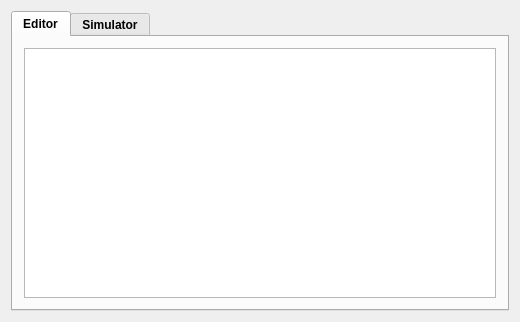
<?xml version="1.0" encoding="UTF-8"?>
<ui version="4.0">
 <class>MainWindow</class>
 <widget class="QMainWindow" name="MainWindow">
  <property name="geometry">
   <rect>
    <x>0</x>
    <y>0</y>
    <width>520</width>
    <height>322</height>
   </rect>
  </property>
  <property name="windowTitle">
   <string>MainWindow</string>
  </property>
  <widget class="QWidget" name="centralWidget">
   <layout class="QVBoxLayout" name="verticalLayout_2">
    <item>
     <widget class="QTabWidget" name="Tab">
      <property name="font">
       <font>
        <weight>75</weight>
        <bold>true</bold>
       </font>
      </property>
      <property name="currentIndex">
       <number>0</number>
      </property>
      <widget class="QWidget" name="Editor">
       <property name="font">
        <font>
         <weight>50</weight>
         <bold>false</bold>
        </font>
       </property>
       <attribute name="title">
        <string>Editor</string>
       </attribute>
       <layout class="QVBoxLayout" name="verticalLayout_4">
        <item>
         <layout class="QVBoxLayout" name="verticalLayout_3">
          <item>
           <widget class="QTextEdit" name="textEdit">
            <property name="font">
             <font>
              <pointsize>16</pointsize>
             </font>
            </property>
            <property name="html">
             <string>&lt;!DOCTYPE HTML PUBLIC &quot;-//W3C//DTD HTML 4.0//EN&quot; &quot;http://www.w3.org/TR/REC-html40/strict.dtd&quot;&gt;
&lt;html&gt;&lt;head&gt;&lt;meta name=&quot;qrichtext&quot; content=&quot;1&quot; /&gt;&lt;style type=&quot;text/css&quot;&gt;
p, li { white-space: pre-wrap; }
&lt;/style&gt;&lt;/head&gt;&lt;body style=&quot; font-family:'MS Shell Dlg 2'; font-size:16pt; font-weight:400; font-style:normal;&quot;&gt;
&lt;p style=&quot;-qt-paragraph-type:empty; margin-top:0px; margin-bottom:0px; margin-left:0px; margin-right:0px; -qt-block-indent:0; text-indent:0px; font-size:15pt;&quot;&gt;&lt;br /&gt;&lt;/p&gt;&lt;/body&gt;&lt;/html&gt;</string>
            </property>
           </widget>
          </item>
         </layout>
        </item>
       </layout>
      </widget>
      <widget class="QWidget" name="Simulator">
       <property name="enabled">
        <bool>true</bool>
       </property>
       <property name="mouseTracking">
        <bool>true</bool>
       </property>
       <property name="tabletTracking">
        <bool>true</bool>
       </property>
       <attribute name="title">
        <string>Simulator</string>
       </attribute>
       <layout class="QGridLayout" name="gridLayout_2">
        <item row="0" column="1">
         <widget class="QPushButton" name="pushButton_step">
          <property name="sizePolicy">
           <sizepolicy hsizetype="Expanding" vsizetype="Fixed">
            <horstretch>0</horstretch>
            <verstretch>0</verstretch>
           </sizepolicy>
          </property>
          <property name="font">
           <font>
            <weight>75</weight>
            <bold>true</bold>
           </font>
          </property>
          <property name="mouseTracking">
           <bool>true</bool>
          </property>
          <property name="text">
           <string>Stack-data trace</string>
          </property>
         </widget>
        </item>
        <item row="1" column="1" rowspan="2">
         <widget class="QTabWidget" name="tabWidget_2">
          <property name="font">
           <font>
            <weight>75</weight>
            <bold>true</bold>
           </font>
          </property>
          <property name="currentIndex">
           <number>0</number>
          </property>
          <widget class="QWidget" name="Registers">
           <property name="font">
            <font>
             <weight>75</weight>
             <bold>true</bold>
            </font>
           </property>
           <property name="mouseTracking">
            <bool>true</bool>
           </property>
           <property name="tabletTracking">
            <bool>true</bool>
           </property>
           <property name="autoFillBackground">
            <bool>false</bool>
           </property>
           <attribute name="title">
            <string>Registers</string>
           </attribute>
           <layout class="QVBoxLayout" name="verticalLayout_5">
            <item>
             <widget class="QScrollArea" name="scrollArea">
              <property name="widgetResizable">
               <bool>true</bool>
              </property>
              <widget class="QWidget" name="scrollAreaWidgetContents">
               <property name="geometry">
                <rect>
                 <x>0</x>
                 <y>0</y>
                 <width>224</width>
                 <height>840</height>
                </rect>
               </property>
               <layout class="QGridLayout" name="gridLayout_4">
                <item row="10" column="0">
                 <widget class="QLabel" name="x10">
                  <property name="text">
                   <string>a0 (x10)</string>
                  </property>
                 </widget>
                </item>
                <item row="21" column="1">
                 <widget class="QLineEdit" name="val_x21"/>
                </item>
                <item row="14" column="1">
                 <widget class="QLineEdit" name="val_x14"/>
                </item>
                <item row="0" column="1">
                 <widget class="QLineEdit" name="val_x0"/>
                </item>
                <item row="23" column="0">
                 <widget class="QLabel" name="x23">
                  <property name="text">
                   <string>s7 (x23)</string>
                  </property>
                 </widget>
                </item>
                <item row="30" column="1">
                 <widget class="QLineEdit" name="val_x30"/>
                </item>
                <item row="15" column="0">
                 <widget class="QLabel" name="x15">
                  <property name="text">
                   <string>a5 (x15)</string>
                  </property>
                 </widget>
                </item>
                <item row="28" column="0">
                 <widget class="QLabel" name="x28">
                  <property name="text">
                   <string>t3 (x28)</string>
                  </property>
                 </widget>
                </item>
                <item row="25" column="1">
                 <widget class="QLineEdit" name="val_x25"/>
                </item>
                <item row="31" column="1">
                 <widget class="QLineEdit" name="val_x31"/>
                </item>
                <item row="26" column="0">
                 <widget class="QLabel" name="x26">
                  <property name="text">
                   <string>s10 (x26)</string>
                  </property>
                 </widget>
                </item>
                <item row="11" column="0">
                 <widget class="QLabel" name="x11">
                  <property name="text">
                   <string>a1 (x11)</string>
                  </property>
                 </widget>
                </item>
                <item row="29" column="0">
                 <widget class="QLabel" name="x29">
                  <property name="text">
                   <string>t4 (x29)</string>
                  </property>
                 </widget>
                </item>
                <item row="18" column="1">
                 <widget class="QLineEdit" name="val_x18"/>
                </item>
                <item row="22" column="1">
                 <widget class="QLineEdit" name="val_x22"/>
                </item>
                <item row="13" column="0">
                 <widget class="QLabel" name="x13">
                  <property name="text">
                   <string>a3 (x13)</string>
                  </property>
                 </widget>
                </item>
                <item row="8" column="1">
                 <widget class="QLineEdit" name="val_x8"/>
                </item>
                <item row="19" column="0">
                 <widget class="QLabel" name="x19">
                  <property name="text">
                   <string>s3 (x19)</string>
                  </property>
                 </widget>
                </item>
                <item row="6" column="1">
                 <widget class="QLineEdit" name="val_x6"/>
                </item>
                <item row="7" column="0">
                 <widget class="QLabel" name="x7">
                  <property name="text">
                   <string>t2 (x7)</string>
                  </property>
                 </widget>
                </item>
                <item row="26" column="1">
                 <widget class="QLineEdit" name="val_x26"/>
                </item>
                <item row="22" column="0">
                 <widget class="QLabel" name="x22">
                  <property name="text">
                   <string>s6 (x22)</string>
                  </property>
                 </widget>
                </item>
                <item row="16" column="0">
                 <widget class="QLabel" name="x16">
                  <property name="text">
                   <string>a6 (x16)</string>
                  </property>
                 </widget>
                </item>
                <item row="4" column="1">
                 <widget class="QLineEdit" name="val_x4"/>
                </item>
                <item row="2" column="0">
                 <widget class="QLabel" name="x2">
                  <property name="text">
                   <string>sp (x2)</string>
                  </property>
                 </widget>
                </item>
                <item row="12" column="1">
                 <widget class="QLineEdit" name="val_x12"/>
                </item>
                <item row="14" column="0">
                 <widget class="QLabel" name="x14">
                  <property name="text">
                   <string>a4 (x14)</string>
                  </property>
                 </widget>
                </item>
                <item row="21" column="0">
                 <widget class="QLabel" name="x21">
                  <property name="text">
                   <string>s5 (x21)</string>
                  </property>
                 </widget>
                </item>
                <item row="27" column="1">
                 <widget class="QLineEdit" name="val_x27"/>
                </item>
                <item row="8" column="0">
                 <widget class="QLabel" name="x8">
                  <property name="text">
                   <string>s0 (x8)</string>
                  </property>
                 </widget>
                </item>
                <item row="18" column="0">
                 <widget class="QLabel" name="x18">
                  <property name="text">
                   <string>s2 (x18)</string>
                  </property>
                 </widget>
                </item>
                <item row="17" column="0">
                 <widget class="QLabel" name="x17">
                  <property name="text">
                   <string>a7 (x17)</string>
                  </property>
                 </widget>
                </item>
                <item row="20" column="1">
                 <widget class="QLineEdit" name="val_x20"/>
                </item>
                <item row="29" column="1">
                 <widget class="QLineEdit" name="val_x29"/>
                </item>
                <item row="16" column="1">
                 <widget class="QLineEdit" name="val_x16"/>
                </item>
                <item row="5" column="1">
                 <widget class="QLineEdit" name="val_x5"/>
                </item>
                <item row="4" column="0">
                 <widget class="QLabel" name="x4">
                  <property name="text">
                   <string>tp (x4)</string>
                  </property>
                 </widget>
                </item>
                <item row="27" column="0">
                 <widget class="QLabel" name="x27">
                  <property name="text">
                   <string>s11 (x27)</string>
                  </property>
                 </widget>
                </item>
                <item row="15" column="1">
                 <widget class="QLineEdit" name="val_x15"/>
                </item>
                <item row="31" column="0">
                 <widget class="QLabel" name="x31">
                  <property name="text">
                   <string>t6 (x31)</string>
                  </property>
                 </widget>
                </item>
                <item row="1" column="0">
                 <widget class="QLabel" name="x1">
                  <property name="text">
                   <string>ra (x1)</string>
                  </property>
                 </widget>
                </item>
                <item row="19" column="1">
                 <widget class="QLineEdit" name="val_x19"/>
                </item>
                <item row="24" column="0">
                 <widget class="QLabel" name="x24">
                  <property name="text">
                   <string>s8 (x24)</string>
                  </property>
                 </widget>
                </item>
                <item row="10" column="1">
                 <widget class="QLineEdit" name="val_x10"/>
                </item>
                <item row="13" column="1">
                 <widget class="QLineEdit" name="val_x13"/>
                </item>
                <item row="23" column="1">
                 <widget class="QLineEdit" name="val_x23"/>
                </item>
                <item row="0" column="0">
                 <widget class="QLabel" name="x0">
                  <property name="text">
                   <string>x0</string>
                  </property>
                 </widget>
                </item>
                <item row="20" column="0">
                 <widget class="QLabel" name="x20">
                  <property name="text">
                   <string>s4 (x20) </string>
                  </property>
                 </widget>
                </item>
                <item row="9" column="0">
                 <widget class="QLabel" name="x9">
                  <property name="text">
                   <string>s1 (x9)</string>
                  </property>
                 </widget>
                </item>
                <item row="3" column="1">
                 <widget class="QLineEdit" name="val_x3"/>
                </item>
                <item row="12" column="0">
                 <widget class="QLabel" name="x12">
                  <property name="text">
                   <string>a2 (x12)</string>
                  </property>
                 </widget>
                </item>
                <item row="9" column="1">
                 <widget class="QLineEdit" name="val_x9"/>
                </item>
                <item row="5" column="0">
                 <widget class="QLabel" name="x5">
                  <property name="text">
                   <string>t0 (x5)</string>
                  </property>
                 </widget>
                </item>
                <item row="7" column="1">
                 <widget class="QLineEdit" name="val_x7"/>
                </item>
                <item row="3" column="0">
                 <widget class="QLabel" name="x3">
                  <property name="text">
                   <string>gp (x3)</string>
                  </property>
                 </widget>
                </item>
                <item row="30" column="0">
                 <widget class="QLabel" name="x30">
                  <property name="text">
                   <string>t5 (x30)</string>
                  </property>
                 </widget>
                </item>
                <item row="24" column="1">
                 <widget class="QLineEdit" name="val_x24"/>
                </item>
                <item row="1" column="1">
                 <widget class="QLineEdit" name="val_x1"/>
                </item>
                <item row="17" column="1">
                 <widget class="QLineEdit" name="val_x17"/>
                </item>
                <item row="6" column="0">
                 <widget class="QLabel" name="x6">
                  <property name="text">
                   <string>t1 (x6)</string>
                  </property>
                 </widget>
                </item>
                <item row="2" column="1">
                 <widget class="QLineEdit" name="val_x2"/>
                </item>
                <item row="11" column="1">
                 <widget class="QLineEdit" name="val_x11"/>
                </item>
                <item row="25" column="0">
                 <widget class="QLabel" name="x25">
                  <property name="text">
                   <string>s9 (x25)</string>
                  </property>
                 </widget>
                </item>
                <item row="28" column="1">
                 <widget class="QLineEdit" name="val_x28"/>
                </item>
               </layout>
              </widget>
             </widget>
            </item>
           </layout>
          </widget>
          <widget class="QWidget" name="Memory">
           <property name="mouseTracking">
            <bool>true</bool>
           </property>
           <property name="tabletTracking">
            <bool>true</bool>
           </property>
           <attribute name="title">
            <string>Memory</string>
           </attribute>
           <layout class="QHBoxLayout" name="horizontalLayout">
            <item>
             <widget class="QTableWidget" name="tableWidget_2">
              <column>
               <property name="text">
                <string>Address</string>
               </property>
               <property name="font">
                <font>
                 <weight>75</weight>
                 <bold>true</bold>
                </font>
               </property>
              </column>
              <column>
               <property name="text">
                <string>+0</string>
               </property>
               <property name="font">
                <font>
                 <weight>75</weight>
                 <bold>true</bold>
                </font>
               </property>
              </column>
              <column>
               <property name="text">
                <string>+1</string>
               </property>
               <property name="font">
                <font>
                 <weight>75</weight>
                 <bold>true</bold>
                </font>
               </property>
              </column>
              <column>
               <property name="text">
                <string>+2</string>
               </property>
               <property name="font">
                <font>
                 <weight>75</weight>
                 <bold>true</bold>
                </font>
               </property>
              </column>
              <column>
               <property name="text">
                <string>+3</string>
               </property>
               <property name="font">
                <font>
                 <weight>75</weight>
                 <bold>true</bold>
                </font>
               </property>
              </column>
             </widget>
            </item>
           </layout>
          </widget>
         </widget>
        </item>
        <item row="0" column="0">
         <widget class="QPushButton" name="pushButton_2">
          <property name="font">
           <font>
            <weight>75</weight>
            <bold>true</bold>
           </font>
          </property>
          <property name="text">
           <string>Run</string>
          </property>
         </widget>
        </item>
        <item row="2" column="0">
         <widget class="QTableWidget" name="tableWidget">
          <property name="enabled">
           <bool>true</bool>
          </property>
          <property name="sizeAdjustPolicy">
           <enum>QAbstractScrollArea::AdjustIgnored</enum>
          </property>
          <column>
           <property name="text">
            <string>PC</string>
           </property>
           <property name="font">
            <font>
             <weight>75</weight>
             <bold>true</bold>
            </font>
           </property>
           <property name="textAlignment">
            <set>AlignCenter</set>
           </property>
          </column>
          <column>
           <property name="text">
            <string>Machine_Code</string>
           </property>
           <property name="font">
            <font>
             <weight>75</weight>
             <bold>true</bold>
            </font>
           </property>
          </column>
          <column>
           <property name="text">
            <string>Basic_Code</string>
           </property>
           <property name="font">
            <font>
             <weight>75</weight>
             <bold>true</bold>
            </font>
           </property>
          </column>
          <column>
           <property name="text">
            <string>Original_Code</string>
           </property>
           <property name="font">
            <font>
             <weight>75</weight>
             <bold>true</bold>
            </font>
           </property>
           <property name="textAlignment">
            <set>AlignJustify|AlignVCenter</set>
           </property>
          </column>
         </widget>
        </item>
       </layout>
      </widget>
     </widget>
    </item>
   </layout>
  </widget>
 </widget>
 <layoutdefault spacing="6" margin="11"/>
 <resources/>
 <connections/>
</ui>
